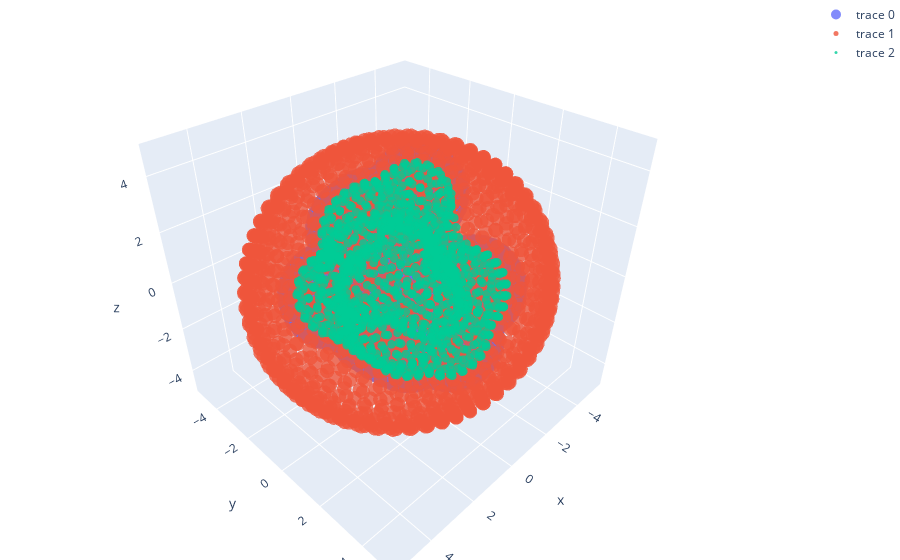

The code cell stored with this chart in its notebook:
### Code cell
plotly_scatter([np.vstack([golden_spiral(270,1.4)+i for i in atom_centres]), points, positions], [10,5,3])
#plotly_scatter([np.vstack([golden_spiral(270,1.4)+i for i in atom_centres]), positions], [10,3])

#plotly_scatter([atom_centres, points, positions], [20,5,3])
#plotly_scatter([atom_centres, positions], [20,3])

### Figure 1 — Plotly figure (JSON) as saved in the notebook; plotly's stock layout.template omitted (floating-point values rounded to 4 significant figures; data arrays with more than 128 entries replaced by an {"elided": "..."} marker saying what was removed)
{"data": [{"marker": {"opacity": 0.8, "size": 10, "sizemode": "area"}, "mode": "markers", "type": "scatter3d", "x": {"elided": "5400 float values"}, "y": {"elided": "5400 float values"}, "z": {"elided": "5400 float values"}}, {"marker": {"opacity": 0.8, "size": 5, "sizemode": "area"}, "mode": "markers", "type": "scatter3d", "x": {"elided": "1212 float values"}, "y": {"elided": "1212 float values"}, "z": {"elided": "1212 float values"}}, {"marker": {"opacity": 0.8, "size": 3, "sizemode": "area"}, "mode": "markers", "type": "scatter3d", "x": {"elided": "1212 float values"}, "y": {"elided": "1212 float values"}, "z": {"elided": "1212 float values"}}], "layout": {"margin": {"b": 0, "l": 0, "r": 0, "t": 0}}}
